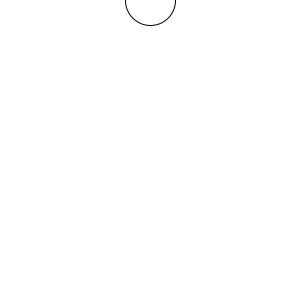
Frame 1 (no input)
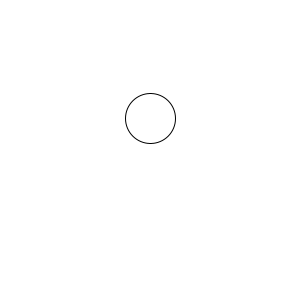
Frame 60 (the mouse pressed at the canvas centre just before this capture)
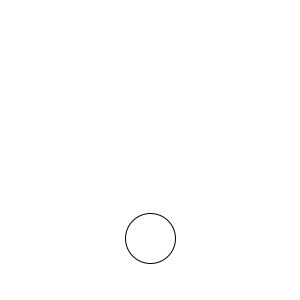
Frame 120 (the mouse held since frame 60 and released just before this capture)

The Processing sketch that drew these frames (run headless with seeded random() and noise(); from frame 60 on, the mouse is pressed at the canvas centre):

// Processing sketch: ballmovingdown
// ── ballmovingdown.pde
int x;

void setup() {
  size(300, 300);
  x = 0;
}

void draw() {
 background(255);
 ellipse(150, x, 50, 50);
 x = x + 2; 
  if(x>400) {
    x = 0; }
}
